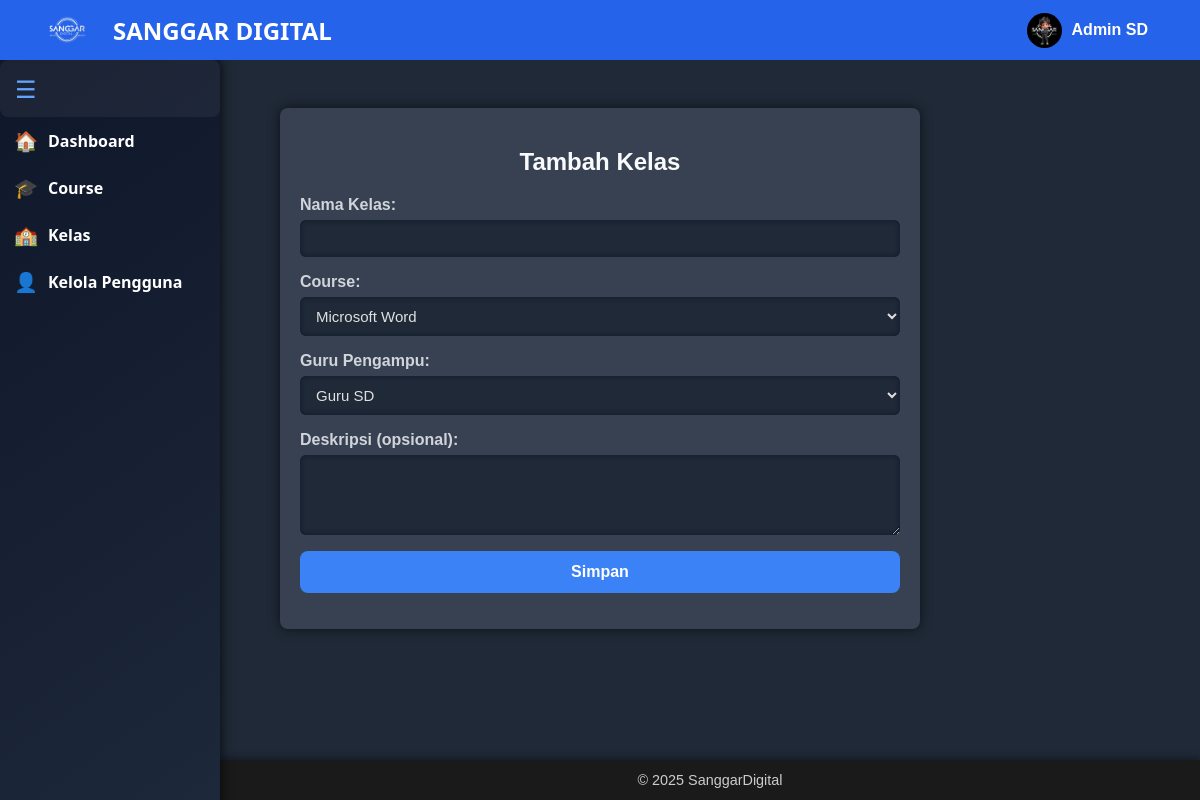
The page /kelas/admin_kelas_tambah.php (signed in) on the database its author committed.
### tables this page shows
CREATE TABLE `users` (
  `id` int(11) NOT NULL,
  `name` varchar(100) DEFAULT NULL,
  `email` varchar(100) DEFAULT NULL,
  `password` varchar(255) DEFAULT NULL,
  `role` enum('admin','guru','siswa') DEFAULT 'siswa',
  `created_at` timestamp NOT NULL DEFAULT current_timestamp(),
  `photo` varchar(255) DEFAULT NULL
);

### kelas/admin_kelas_tambah.php (the view, shortened to what this page needs)
<?php
include __DIR__ . '/../partials/navbaradmin.php';
include __DIR__ . '/../partials/sidebaradmin.php';
include '../config/db.php';
$course = mysqli_query($conn, "SELECT * FROM course WHERE status='dibuka'");
$guru = mysqli_query($conn, "SELECT * FROM users WHERE role='guru'");
?>
<div class="container">
  <h2>Tambah Kelas</h2>
  <form action="admin_kelas_tambah_proses.php" method="POST">
    <label>Nama Kelas:</label>
    <input type="text" name="nama_kelas" required>
    <label>Course:</label>
    <select name="course_id" required>
      <?php while ($c = mysqli_fetch_assoc($course)) { ?>
        <option value="<?= htmlspecialchars($c['id']) ?>"><?= htmlspecialchars($c['nama_course']) ?></option>
      <?php } ?>
    </select>
    <label>Guru Pengampu:</label>
    <select name="guru_id" required>
      <?php while ($g = mysqli_fetch_assoc($guru)) { ?>
        <option value="<?= htmlspecialchars($g['id']) ?>"><?= htmlspecialchars($g['name']) ?></option>
      <?php } ?>
    </select>
    <label>Deskripsi (opsional):</label>
    <textarea name="deskripsi"></textarea>
    <button type="submit">Simpan</button>
  </form>
</div>
<?php
include __DIR__ . '/../partials/footer.php';
?>

### partials/navbaradmin.php (shortened to what this page needs)
<?php
require_once '../config/db.php';
if (!isset($_SESSION['user_id'])) {
    $username = 'Admin';
    $photo = 'assets/profile.jpg';
} else {
    $user_id = $_SESSION['user_id'];
    $query = $conn->prepare("SELECT name, photo FROM users WHERE id = ?");
    $query->bind_param("i", $user_id);
    $query->execute();
    $result = $query->get_result();
    if ($result && $result->num_rows > 0) {
        $user = $result->fetch_assoc();
        $username = htmlspecialchars($user['name']);
        $photo = !empty($user['photo']) ? $user['photo'] : 'assets/profile.jpg';
    } else {
        $username = 'Admin';
        $photo = 'assets/profile.jpg';
    }
}
?>
<nav style="
  background-color: #2563eb;
  padding: 1rem 2rem;
  color: white;
  font-family: 'Segoe UI', Tahoma, Geneva, Verdana, sans-serif;
  position: fixed;
  top: 0;
  left: 0;
  width: 100%;
  height: 60px;
  display: flex;
  justify-content: space-between;
  align-items: center;
  z-index: 1000;
  box-sizing: border-box;
">
  <div style="display: flex; align-items: center; gap: 10px;">
    <img src="../logo.png" alt="Logo" style="height: 40px; object-fit: contain;">
    <div style="font-weight: 700; font-size: 1.5rem;">
      SANGGAR DIGITAL
    </div>
  </div>
  <div style="display: flex; align-items: center; position: relative;">
    <button id="profileToggle" style="
        background: none;
        border: none;
        color: white;
        cursor: pointer;
        display: flex;
        align-items: center;
    ">
      <img src="/sanggardigital/<?= htmlspecialchars($photo) ?>" alt="Profile"
        style="width:35px; height:35px; border-radius:50%; margin-right:10px; object-fit: cover;">
      <span style="font-weight:600; user-select:none;"><?= $username ?></span>
    </button>
  </div>
</nav>

### kelas/admin_kelas_tambah.php (style rules this page uses)
.container { max-width: 600px; margin: 30px auto; padding: 20px; background-color: #374151; border-radius: 8px; box-shadow: 0 0 12px rgba(0,0,0,0.6); }
h2 { color: #f9fafb; margin-bottom: 20px; font-weight: 700; text-align: center; }
label { display: block; margin-bottom: 6px; font-weight: 600; color: #d1d5db; }
input[type="text"], select, textarea { width: 100%; padding: 10px 12px; margin-bottom: 16px; border: none; border-radius: 6px; background-color: #1f2937; color: #e0e0e0; font-size: 15px; box-shadow: inset 0 0 5px #111827; transition: background-color 0.3s ease; }
textarea { min-height: 80px; resize: vertical; }
button { background-color: #3b82f6; color: white; padding: 12px 20px; border: none; border-radius: 8px; font-size: 16px; font-weight: 700; cursor: pointer; width: 100%; transition: background-color 0.3s ease; }

### rows shown on the page
users: photo (picture), name "Admin SD"

### other values the page prints
form field course_id "Microsoft Word"
form field guru_id "Guru SD"
